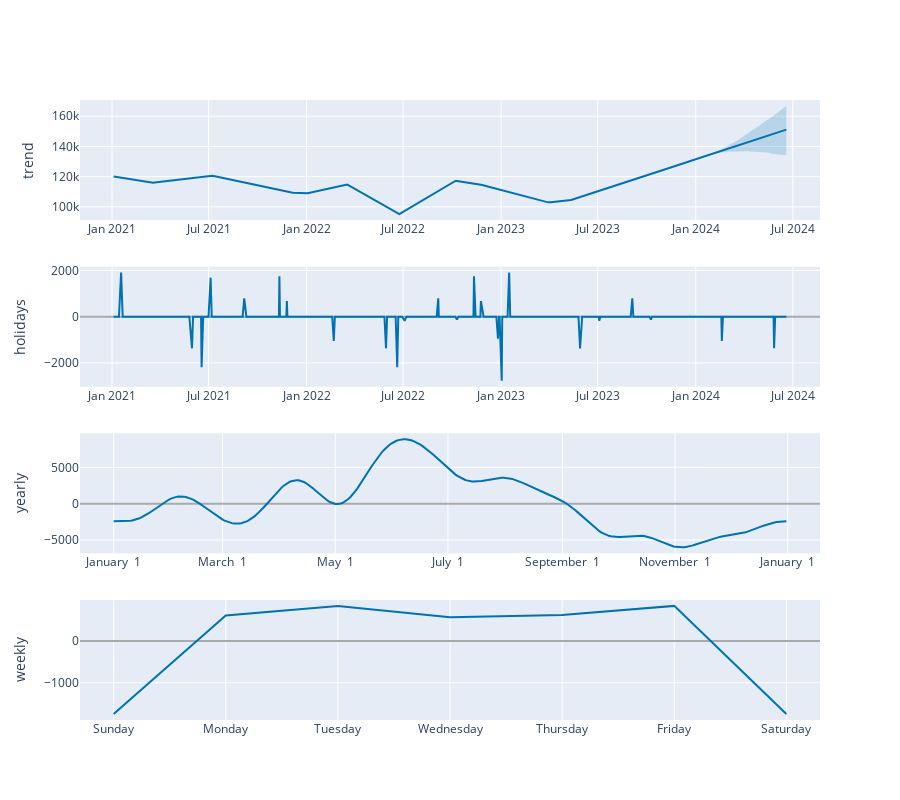

Notebook code cell kept with this figure:
### Code cell
plot_components_plotly(m, forecast)

### Figure 1 — Plotly figure (JSON) as saved in the notebook; plotly's stock layout.template omitted (floating-point values rounded to 4 significant figures; data arrays with more than 128 entries replaced by an {"elided": "..."} marker saying what was removed)
{"data": [{"line": {"color": "#0072B2", "width": 2}, "mode": "lines", "name": "trend", "type": "scatter", "x": {"elided": "759 str values"}, "xaxis": "x", "y": {"elided": "759 float values"}, "yaxis": "y"}, {"line": {"color": "rgba(0, 114, 178, 0.2)", "width": 0}, "mode": "lines", "name": "trend_upper", "type": "scatter", "x": {"elided": "759 str values"}, "xaxis": "x", "y": {"elided": "759 float values"}, "yaxis": "y"}, {"fill": "tonexty", "fillcolor": "rgba(0, 114, 178, 0.2)", "line": {"color": "rgba(0, 114, 178, 0.2)", "width": 0}, "mode": "lines", "name": "trend_lower", "type": "scatter", "x": {"elided": "759 str values"}, "xaxis": "x", "y": {"elided": "759 float values"}, "yaxis": "y"}, {"line": {"color": "#0072B2", "width": 2}, "mode": "lines", "name": "holidays", "text": {"elided": "759 str values"}, "type": "scatter", "x": {"elided": "759 str values"}, "xaxis": "x2", "y": {"elided": "759 float values"}, "yaxis": "y2"}, {"line": {"color": "#0072B2", "width": 2}, "mode": "lines", "name": "yearly", "type": "scatter", "x": {"elided": "365 str values"}, "xaxis": "x3", "y": {"elided": "365 float values"}, "yaxis": "y3"}, {"line": {"color": "#0072B2", "width": 2}, "mode": "lines", "name": "weekly", "type": "scatter", "x": ["2017-01-01T00:00:00", "2017-01-02T00:00:00", "2017-01-03T00:00:00", "2017-01-04T00:00:00", "2017-01-05T00:00:00", "2017-01-06T00:00:00", "2017-01-07T00:00:00"], "xaxis": "x4", "y": [-1750.0, 613.6, 844.0, 570.2, 628.1, 843.9, -1750.0], "yaxis": "y4"}], "layout": {"height": 800, "showlegend": false, "width": 900, "xaxis": {"anchor": "y", "domain": [0, 1], "range": ["2020-11-01T21:36:00", "2024-08-21T02:24:00"], "type": "date"}, "xaxis2": {"anchor": "y2", "domain": [0, 1], "range": ["2020-11-01T21:36:00", "2024-08-21T02:24:00"], "type": "date"}, "xaxis3": {"anchor": "y3", "domain": [0, 1], "range": ["2016-12-13T18:54:02.958904115", "2018-01-18T11:04:57.863013581"], "tickformat": "%B %e", "type": "date"}, "xaxis4": {"anchor": "y4", "domain": [0, 1], "range": ["2016-12-31T16:48:00", "2017-01-07T07:12:00"], "tickformat": "%A", "type": "date"}, "yaxis": {"anchor": "x", "domain": [0.8063, 1], "rangemode": "normal", "title": {"text": "trend"}, "zerolinecolor": "#AAA"}, "yaxis2": {"anchor": "x2", "domain": [0.5375, 0.7312], "rangemode": "tozero", "title": {"text": "holidays"}, "zerolinecolor": "#AAA"}, "yaxis3": {"anchor": "x3", "domain": [0.2687, 0.4625], "title": {"text": "yearly"}, "zerolinecolor": "#AAA"}, "yaxis4": {"anchor": "x4", "domain": [0, 0.1938], "title": {"text": "weekly"}, "zerolinecolor": "#AAA"}}}
